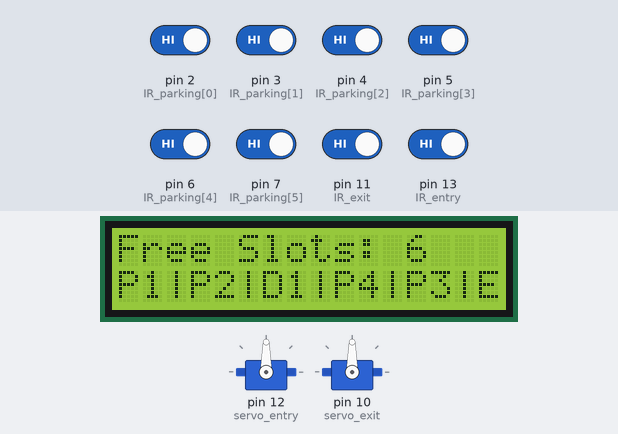
The sketch below on a simulated Arduino Uno, built with avr-gcc and run on an emulated ATmega328P. On the bench: 2 × servo, 16×2 character LCD. The test bench sets the inputs (shaded band); at power-on: pin 2 (IR_parking[0]), pin 3 (IR_parking[1]), pin 4 (IR_parking[2]), pin 5 (IR_parking[3]), pin 6 (IR_parking[4]), pin 7 (IR_parking[5]), pin 11 (IR_exit), pin 13 (IR_entry) HIGH. What the sketch prints to the serial monitor is not drawn.

Above: at 1.2 s.
1.3 s: pin 13 (IR_entry) driven LOW
At 4.5 s:
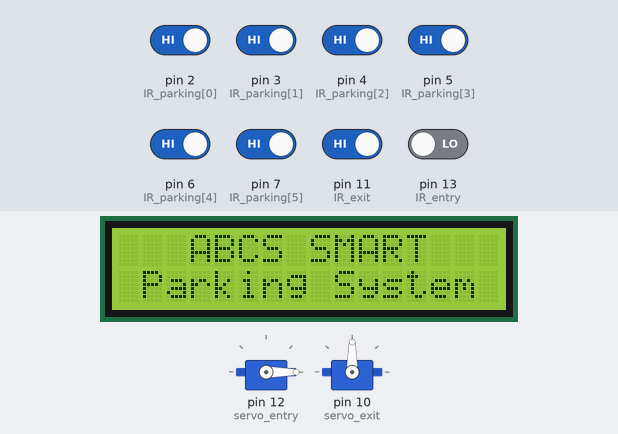
8.7 s: pin 11 (IR_exit) driven LOW
At 11.2 s:
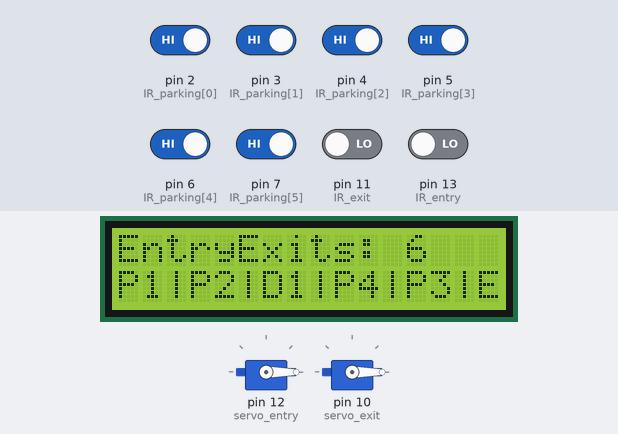
16.3 s: pin 2 (IR_parking[0]) driven LOW
At 17.2 s:
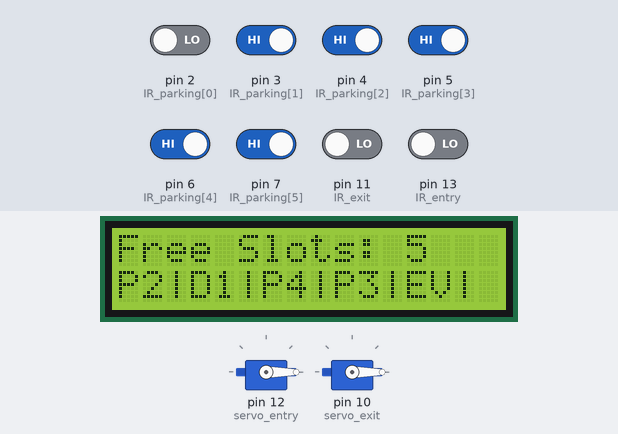
20.9 s: pin 3 (IR_parking[1]) driven LOW
At 25.3 s:
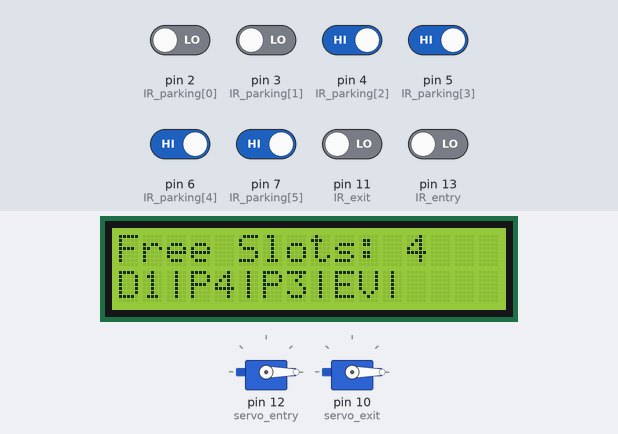
29.6 s: pin 4 (IR_parking[2]) driven LOW
At 37.9 s:
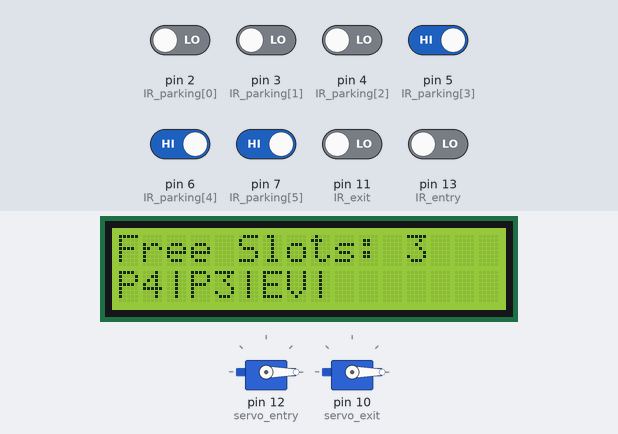
38.3 s: pin 5 (IR_parking[3]) driven LOW
At 41.6 s:
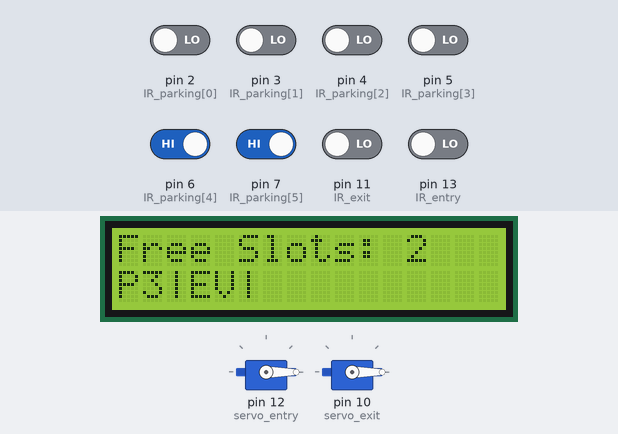
Timing chart, 0 to 43.1 s (numbered marks = the images above; inputs shaded):
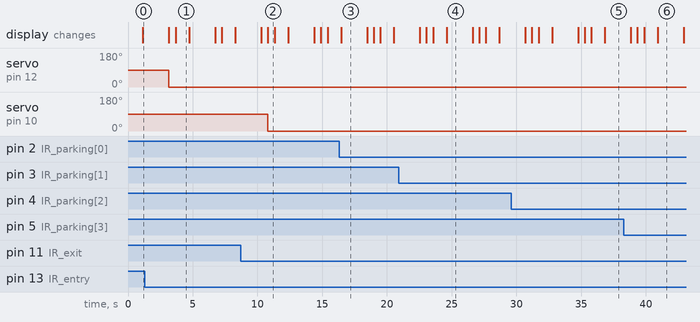

Measured:
- after the input at 1.3 s, servo on pin 12 (servo_entry): 90° → 0° after 1.8 s; the display: first changes after 1.8 s (image 1 shows a later state)
- after the input at 8.7 s, servo on pin 10 (servo_exit): 90° → 0° after 2.1 s; the display: first differs from a run without the input after 2.1 s (image 2)
- after the input at 16.3 s, the display: changes after 0.16 s (image 3)
- after the input at 20.9 s, the display: first differs from a run without the input after 3.7 s (image 4)
- after the input at 29.6 s, the display: first differs from a run without the input after 3.2 s (image 5)
- after the input at 38.3 s, the display: first differs from a run without the input after 2.6 s (image 6)
- what the display in image 1 shows lasts 1.0 s, from 3.7 s to 4.7 s

The sketch:

sketch_parking.ino
```cpp
#include <Servo.h> //includes the servo library
#include <LiquidCrystal_I2C.h> //includes LiquidCrystal_I2C library

#define IR_entry 13
#define IR_exit 11

LiquidCrystal_I2C lcd(0x27, 16, 2);

Servo servo_entry, servo_exit;

// 2 = P1
// 3 = P2
// 4 = D1
// 5 = P4
// 6 = P3
// 7 = E1
// Index 0 is unused so that index 1 corresponds to "P1", 2 to "P2", etc.
const char* parking_ids[] = {"P1", "P2", "D1", "P4", "P3", "EV"};

int IR_parking[6] = {2, 3, 4, 5, 6, 7};
int parking_slot = 6;
int parking_free = 0;
int servo_pos = 90;
//int sensorValue = analogRead(A0);

String Msg_parking = "";
String Msg_available = "";

void setup()
{
  servo_entry.attach(12);
  servo_exit.attach(10);

  //Inital position at 0 for both motors
  servo_entry.write(servo_pos);
  servo_exit.write(servo_pos);

  // Initialize the LED display
  lcd.init();
  lcd.setCursor(0,0);
  lcd.backlight();
  lcd.display();

  pinMode(IR_entry, INPUT);
  pinMode(IR_exit, INPUT);

}

void loop()
{
  Serial.begin(9600);

  // Print text on display
  lcd.setCursor(0,0);
  lcd.print("   ABCS SMART   ");
  lcd.setCursor(0,1);
  lcd.print(" Parking System ");
  delay(1000);

  // Check parking slots
  checkParkingSlots();

  // Display available parking slots
  lcd.setCursor(0,0);
  lcd.print("Free Slots: ");
  lcd.print(parking_free);
  lcd.setCursor(0,1);
  lcd.print(Msg_parking);
  lcd.print("          ");
  delay(1000);

  Serial.println("AVAILABLE: " + Msg_available);
  delay(1000);
  //Serial.println(sensorValue);

  if (digitalRead(IR_entry)==0) {
    if(parking_free==0) {
    	lcd.setCursor(0,0);
  		lcd.print("Please wait...");
  		lcd.print("          ");
  		delay(1000);
    } else {
      lcd.setCursor(0,0);
  		lcd.print("Entry");
      servo_entry.write(servo_pos-90);
      delay(500);
    }
  } else {
    servo_entry.write(servo_pos);
  }

  if (digitalRead(IR_exit)==0) {
    lcd.print("Exit");
    servo_exit.write(servo_pos-90);
    delay(500);
  } else {
    servo_exit.write(servo_pos);
  }
}

void checkParkingSlots() {
  // Reset to total number of available slots
  parking_free = 6;
  Msg_parking = "";
  Msg_available = "";

  for (int i = 0; i < parking_slot; i++) {
    //if (checkParkingAvailable(IR_parking[i]) == 1) { // condition for ultrasonic sensor
    if (digitalRead(IR_parking[i]) == 0) { // condition for ir sensor
      Serial.print("Slot ");
      Serial.print(i+1);
      Serial.println(" is occupied");
      parking_free--; // Deduct from free parking slots
    } else {
      //Msg_parking = Msg_parking + "#" + String(i+1) + " | ";
      Msg_parking = Msg_parking + parking_ids[i] + "|";
      Msg_available = Msg_available + String(i+1) + "|";
    }
  }

  if(parking_free == 0) {
    Msg_parking = "FULL PARKING!";
  }
}

int checkParkingAvailable(int ir_car) {
  long Duration, Cm;

  pinMode(ir_car, OUTPUT);
  digitalWrite(ir_car, HIGH);

  pinMode(ir_car, INPUT);
  Duration = pulseIn(ir_car, HIGH);

  Cm = Duration / 29 / 2;
  if(Cm < 100) {
    return 1;
  } else {
    return 0;
  }
}
```
